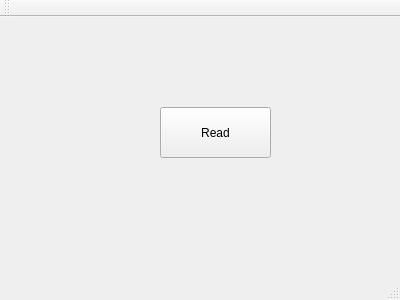
<?xml version="1.0" encoding="UTF-8"?>
<ui version="4.0">
 <class>MainWindow</class>
 <widget class="QMainWindow" name="MainWindow">
  <property name="geometry">
   <rect>
    <x>0</x>
    <y>0</y>
    <width>400</width>
    <height>300</height>
   </rect>
  </property>
  <property name="windowTitle">
   <string>MainWindow</string>
  </property>
  <widget class="QWidget" name="centralWidget">
   <widget class="QPushButton" name="pushButton">
    <property name="geometry">
     <rect>
      <x>160</x>
      <y>90</y>
      <width>111</width>
      <height>51</height>
     </rect>
    </property>
    <property name="text">
     <string>Read</string>
    </property>
   </widget>
  </widget>
  <widget class="QMenuBar" name="menuBar">
   <property name="geometry">
    <rect>
     <x>0</x>
     <y>0</y>
     <width>400</width>
     <height>22</height>
    </rect>
   </property>
  </widget>
  <widget class="QToolBar" name="mainToolBar">
   <attribute name="toolBarArea">
    <enum>TopToolBarArea</enum>
   </attribute>
   <attribute name="toolBarBreak">
    <bool>false</bool>
   </attribute>
  </widget>
  <widget class="QStatusBar" name="statusBar"/>
 </widget>
 <layoutdefault spacing="6" margin="11"/>
 <resources/>
 <connections/>
</ui>
